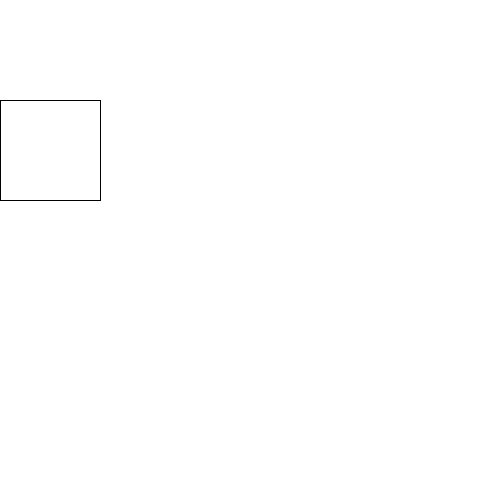
Frame 1 (no input)
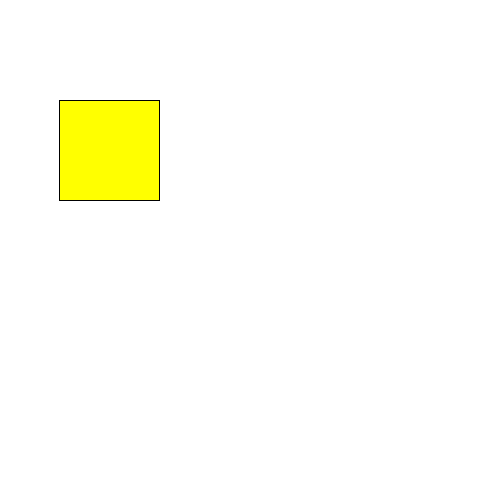
Frame 60 (the mouse pressed at the canvas centre just before this capture)
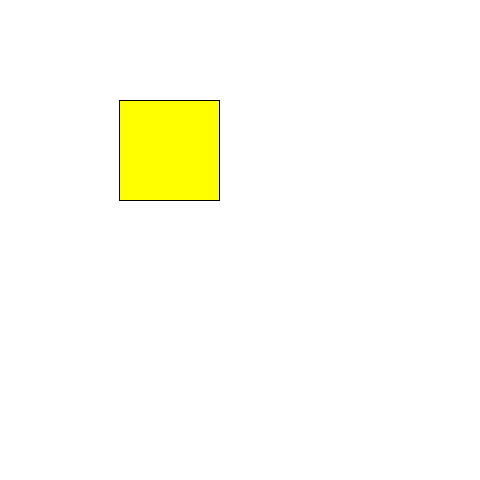
Frame 120 (the mouse held since frame 60 and released just before this capture)

The Processing sketch that drew these frames (run headless with seeded random() and noise(); from frame 60 on, the mouse is pressed at the canvas centre):

// Processing sketch: Lab1_3
// ── Lab1_3.pde
int i;
void setup() {
   frameRate(60);
   size(480, 480);
   i = 0;
}

void draw() {
  background(255);
  rect(i, 100, 100, 100);
  fill(255, 255, 0);
  rect(i - 480, 100, 100, 100);
  fill(255, 255, 0);
  stroke(0);
  if(i >= 480) {
     i = 0; 
  }
  i++;
}
